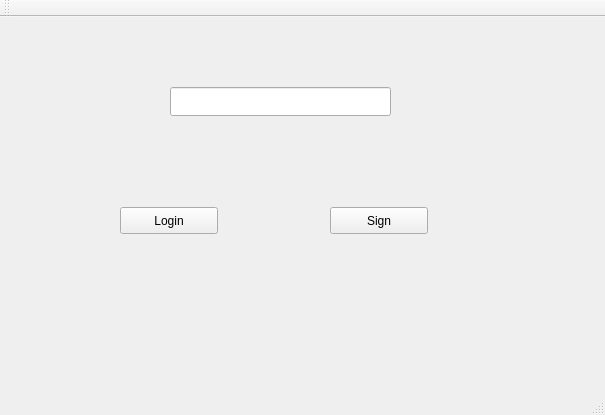
<?xml version="1.0" encoding="UTF-8"?>
<ui version="4.0">
 <class>MainWindow</class>
 <widget class="QMainWindow" name="MainWindow">
  <property name="geometry">
   <rect>
    <x>0</x>
    <y>0</y>
    <width>605</width>
    <height>415</height>
   </rect>
  </property>
  <property name="windowTitle">
   <string>MainWindow</string>
  </property>
  <widget class="QWidget" name="centralWidget">
   <widget class="QLineEdit" name="lineEdit">
    <property name="geometry">
     <rect>
      <x>170</x>
      <y>70</y>
      <width>221</width>
      <height>29</height>
     </rect>
    </property>
   </widget>
   <widget class="QPushButton" name="loginButton">
    <property name="geometry">
     <rect>
      <x>120</x>
      <y>190</y>
      <width>98</width>
      <height>27</height>
     </rect>
    </property>
    <property name="text">
     <string>Login</string>
    </property>
   </widget>
   <widget class="QPushButton" name="signButton">
    <property name="geometry">
     <rect>
      <x>330</x>
      <y>190</y>
      <width>98</width>
      <height>27</height>
     </rect>
    </property>
    <property name="text">
     <string>Sign</string>
    </property>
   </widget>
   <widget class="QLabel" name="out_label">
    <property name="geometry">
     <rect>
      <x>200</x>
      <y>140</y>
      <width>211</width>
      <height>20</height>
     </rect>
    </property>
    <property name="text">
     <string/>
    </property>
   </widget>
  </widget>
  <widget class="QMenuBar" name="menuBar">
   <property name="geometry">
    <rect>
     <x>0</x>
     <y>0</y>
     <width>605</width>
     <height>29</height>
    </rect>
   </property>
  </widget>
  <widget class="QToolBar" name="mainToolBar">
   <attribute name="toolBarArea">
    <enum>TopToolBarArea</enum>
   </attribute>
   <attribute name="toolBarBreak">
    <bool>false</bool>
   </attribute>
  </widget>
  <widget class="QStatusBar" name="statusBar"/>
 </widget>
 <layoutdefault spacing="6" margin="11"/>
 <resources/>
 <connections/>
</ui>
